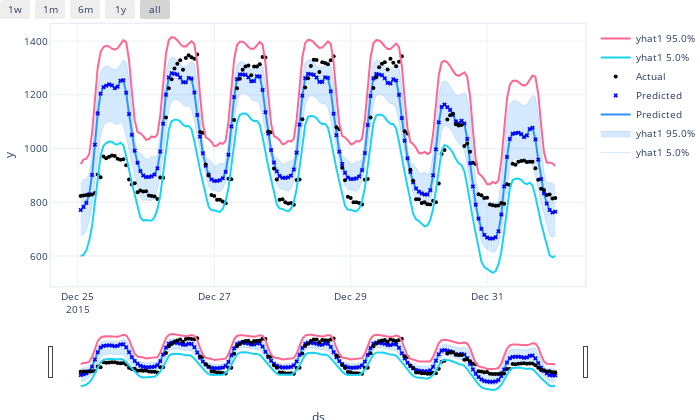

Source (notebook cell):
### Markdown cell above
Plot *QR* forecasts and *CQR* conformal prediction interval with OOS test_df

### Code cell
m1.conformal_plot(cqr_forecast1[-cutoff:], plotting_backend="plotly")

### Figure 1 — Plotly figure (JSON) as saved in the notebook; plotly's stock layout.template omitted (floating-point values rounded to 4 significant figures; data arrays with more than 128 entries replaced by an {"elided": "..."} marker saying what was removed)
{"data": [{"fillcolor": "rgba(45, 146, 255, 0.2)", "line": {"color": "rgba(45, 146, 255, 0.2)", "width": 1}, "mode": "lines", "name": "yhat1 5.0%", "type": "scatter", "x": {"elided": "168 str values"}, "y": {"elided": "168 float values"}}, {"fill": "tonexty", "fillcolor": "rgba(45, 146, 255, 0.2)", "line": {"color": "rgba(45, 146, 255, 0.2)", "width": 1}, "mode": "lines", "name": "yhat1 95.0%", "type": "scatter", "x": {"elided": "168 str values"}, "y": {"elided": "168 float values"}}, {"line": {"color": "#2d92ff", "width": 2}, "mode": "lines", "name": "Predicted", "type": "scatter", "x": {"elided": "168 str values"}, "y": {"elided": "168 float values"}}, {"marker": {"color": "blue", "size": 4, "symbol": "x"}, "mode": "markers", "name": "Predicted", "type": "scatter", "x": {"elided": "168 str values"}, "y": {"elided": "168 float values"}}, {"marker": {"color": "black", "size": 4}, "mode": "markers", "name": "Actual", "type": "scatter", "x": {"elided": "168 str values"}, "y": {"elided": "168 float values"}}, {"name": "yhat1 5.0%", "type": "scatter", "x": {"elided": "168 str values"}, "y": {"elided": "168 float values"}}, {"name": "yhat1 95.0%", "type": "scatter", "x": {"elided": "168 str values"}, "y": {"elided": "168 float values"}}], "layout": {"autosize": true, "font": {"size": 10}, "height": 420, "hovermode": "x unified", "margin": {"b": 0, "l": 0, "pad": 0, "r": 10, "t": 10}, "showlegend": true, "title": {"font": {"size": 12}}, "width": 700, "xaxis": {"linewidth": 1.5, "mirror": true, "rangeselector": {"buttons": [{"count": 7, "label": "1w", "step": "day", "stepmode": "backward"}, {"count": 1, "label": "1m", "step": "month", "stepmode": "backward"}, {"count": 6, "label": "6m", "step": "month", "stepmode": "backward"}, {"count": 1, "label": "1y", "step": "year", "stepmode": "backward"}, {"step": "all"}]}, "rangeslider": {"visible": true}, "showline": true, "title": {"text": "ds"}, "type": "date"}, "yaxis": {"linewidth": 1.5, "mirror": true, "showline": true, "title": {"text": "y"}}}}
